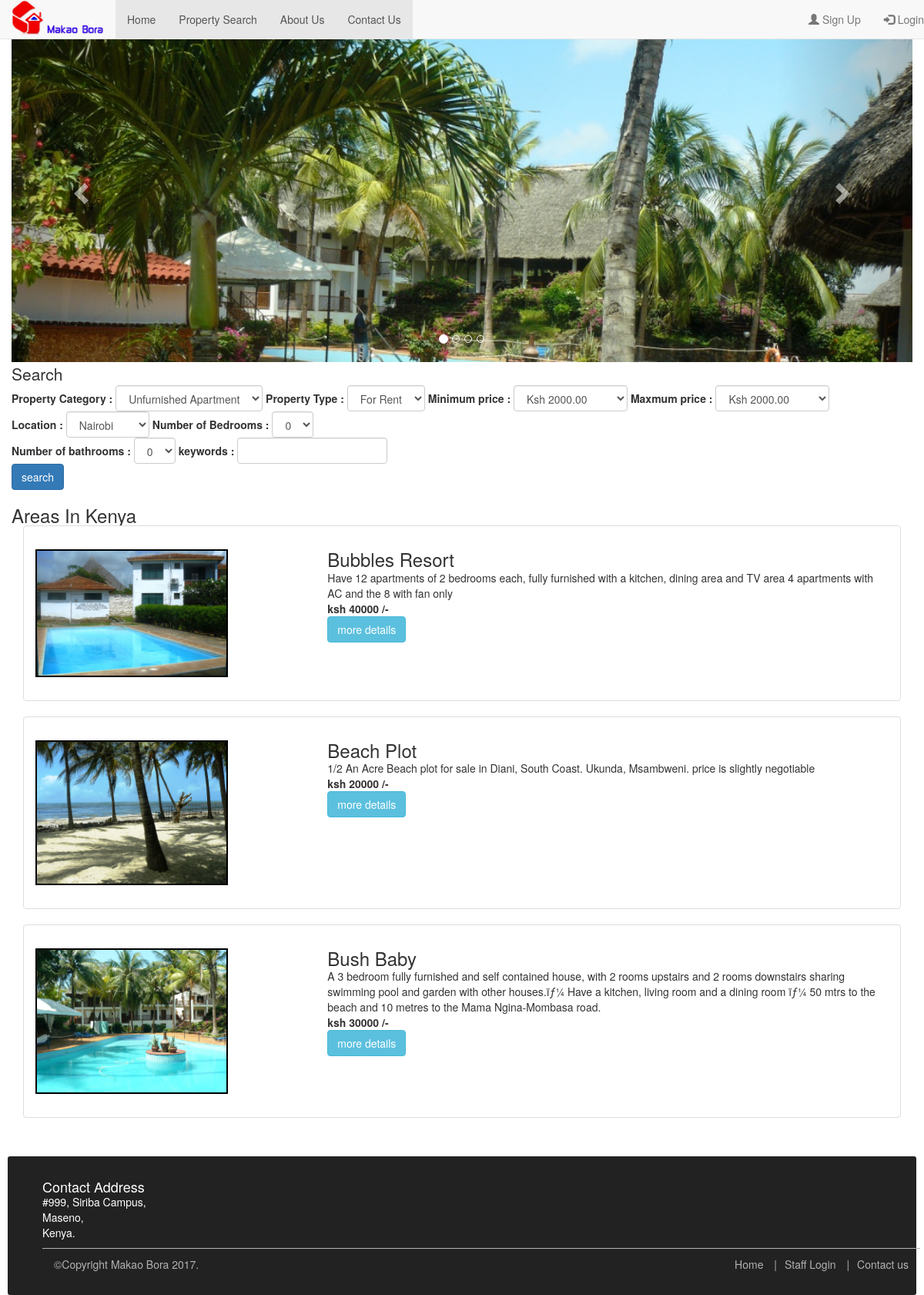
The page / on the database its author committed.
### tables this page shows
CREATE TABLE `property` (
  `property_id` int(11) NOT NULL,
  `property_cat` int(100) NOT NULL,
  `property_type` int(100) NOT NULL,
  `property_title` text NOT NULL,
  `property_owner` varchar(255) NOT NULL,
  `property_image` text NOT NULL,
  `property_price` int(100) DEFAULT NULL,
  `property_desc` text NOT NULL,
  `bed` int(100) DEFAULT NULL,
  `bath` int(100) DEFAULT NULL,
  `property_loc` int(100) NOT NULL,
  `property_keywords` text NOT NULL,
  `property_status` tinyint(4) NOT NULL DEFAULT '0'
);

### function/function.php (the view, shortened to what this page needs)
<?php
$con = mysqli_connect("localhost","root","","makao");
function getProperty()
{
	global $con;
	$get_pro="select * from property order by RAND() LIMIT 0,6";
	$run_pro=mysqli_query($con, $get_pro);
	while ($row_pro=mysqli_fetch_array($run_pro))
	{
		$pro_id=$row_pro['property_id'];
					$pro_title=$row_pro['property_title'];
					$pro_image=$row_pro['property_image'];
					$pro_price=$row_pro['property_price'];
					$pro_desc=$row_pro['property_desc'];
		echo "
		<ul class='list-group'>
			<li class='list-group-item'>
		<br>
			<div class='row'>
				<div class='col-md-4 col-sm-4'>
					<img src='admin/property_images/$pro_image' height=250 width=250 style='border:2px solid black;' class='img-responsive'>
				</div>
				<div class='col-md-8 col-sm-8'>
					<h3>$pro_title</h3>
					<p>$pro_desc</p>
					<p><b> ksh $pro_price /-</b></p>
					<a href='details.php?pro_id=$pro_id'style='float:left;'><button type='button' class='btn btn-info'>more details</button></a>
				</div>
			</div>
			<br>
			</li>
		</ul>
		";
	}
}
 function getCats()
 {
	 $get_cats="select * from categories";
						$run_cats=mysqli_query($con, $get_cats);
						while($row_cats = mysqli_fetch_array($run_cats)){
							$cat_id=$row_cats['cat_id'];
							$cat_title=$row_cats['cat_title'];
							echo "<option value='$cat_id'>$cat_title</option>";
						}
 }
 function getTypes()
 {
	 $get_types="select * from types";
				$run_types=mysqli_query($con, $get_types);
				while($row_types = mysqli_fetch_array($run_types)){
					$type_id=$row_types['type_id'];
					$type_title=$row_types['type_title'];
					echo "<option value='$type_id'>$type_title</option>";
				}
 }
 function getLocation()
 {
	 $get_location="select * from location";
				$run_location=mysqli_query($con, $get_location);
				while($row_location = mysqli_fetch_array($run_location)){
					$location_id=$row_location['location_id'];
					$location_title=$row_location['location_title'];
					echo "<option value='$location_id'>$location_title</option>";
				}
 }
 function getBeds()
 {
	 $get_bed="select * from beds";
				$run_bed=mysqli_query($con, $get_bed);
				while($row_bed = mysqli_fetch_array($run_bed)){
					$bed_id=$row_bed['bed_id'];
					$no_of_beds=$row_bed['no of beds'];
					echo "<option value='$bed_id'>$no_of_beds</option>";
				}
 }
 function getBaths()
 {
	 $get_bath="select * from baths";
				$run_bath=mysqli_query($con, $get_bath);
				while($row_bath = mysqli_fetch_array($run_bath)){
					$baths_id=$row_bath['baths_id'];
					$no_of_baths=$row_bath['no_of_baths'];
					echo "<option value='$baths_id'>$no_of_baths</option>";
				}
 }
 function getPrice()
 {
	 $get_prices="select * from prices";
				$run_prices=mysqli_query($con, $get_prices);
				while($row_prices = mysqli_fetch_array($run_prices)){
					$prices=$row_prices['prices'];
					echo "<option value='$prices'>Ksh $prices.00</option>";
				}
 }
?>

### index.php (shortened to what this page needs)
<?php
include ("function/function.php");
?>
<!DOCTYPE html>
<html lang="en">
  <head>
    <link href="bootstrap/css/bootstrap.min.css" rel="stylesheet">
	<link rel="stylesheet" href="style/style.css" media="all">
  </head>
  <body>
	<div class="container-fluid">
		<div class="row">
				<nav class="navbar navbar-default navbar-fixed-top">
					<div class="navbar-header">
						<a class="navbar-brand" href="#"><img src="images/logo4.png" style="max-width:120px; margin-top:-15px; " ></a>
					</div>
					<div class="collapse navbar-collapse" id="myNavbar">
							<ul class="nav navbar-nav">
								<li class="active"><a href="index.php">Home</a></li>
								<li class="active"><a href="#">Property Search</a></li>
								<li class="active"><a href="#">About Us</a></li>
								<li class="active"><a href="contact_us.php">Contact Us</a></li>
							</ul>
							<ul class="nav navbar-nav navbar-right">
								<li><a href="sign_up.php"><span class="glyphicon glyphicon-user"></span> Sign Up</a></li>
								<li><a href="login.php"><span class="glyphicon glyphicon-log-in"></span> Login</a></li>
							</ul>
					</div>
				</nav>
		</div>
	</div>
  <div class="container-fluid slider" >
  <div id="myslider" class="carousel slide"  style="width:100%; height:450px;background:none;overflow:scroll; margin-top: 20px">
	<ol class="carousel-indicators" >
		<li data-target="#myslider" data-slide-to="0" class="active"></li>
		<li data-target="#myslider" data-slide-to="1"></li>
		<li data-target="#myslider" data-slide-to="2"></li>
		<li data-target="#myslider" data-slide-to="3"></li>
	</ol>
	<div class="carousel-inner" >
		 <div class="item active">
			<img src="images/slider1.jpg" width="100%" height=250  class="img-responsive" >
		 </div>
	</div>
	<a class="carousel-control left" href="#myslider" data-slide="prev">
	<span class="glyphicon glyphicon-chevron-left"></span>
	</a>
	<a class="carousel-control right" href="#myslider"  data-slide="next">
	<span class="glyphicon glyphicon-chevron-right"></span>
	</a>
  </div>
  </div>
   <div class="container" >
	<div class="row">
		<form class="form-inline" action="<?php echo $_SERVER['PHP_SELF']; ?>" method="post">
			<fieldset>
			<legend>Search</legend>
				<div class="form-group">
					<label class="control-label">Property Category :</label>
					<select class="form-control" name="property_cat" required >
						<?php getCats(); ?>
					</select>
				</div>
				<div class="form-group">
					<label class="control-label">Property Type :</label>
					<select class="form-control" name="property_type" required >
						<?php getTypes(); ?>
					</select>
				</div>
				<div class="form-group">
					<label class="control-label">Minimum price :</label>
					<select class="form-control" name="min_price" required >
						<?php getPrice(); ?>
					</select>
				</div>
				<div class="form-group">
					<label class="control-label">Maxmum price :</label>
					<select class="form-control" name="max_price" required >
						<?php getPrice(); ?>
					</select>
				</div>
				<div class="form-group">
					<label class="control-label">Location :</label>
					<select class="form-control" name="property_loc" required >
						<?php getLocation(); ?>
					</select>
				</div>
				<div class="form-group">
					<label class="control-label">Number of Bedrooms :</label>
					<select class="form-control" name="bed" required >
						<?php getBeds(); ?>
					</select>
				</div>
				<br>
				<div class="form-group">
					<label class="control-label">Number of bathrooms :</label>
					<select class="form-control" name="bath" required >
						<?php getBaths(); ?>
					</select>
				</div>
				<div class="form-group">
					<label class="control-label">keywords :</label>
					<input type="input" class="form-control" name="property_keywords" required>
				</div>
				<br>
				<div class="form-group">
					<input type="submit" name="search" class="btn btn-primary" value="search">
				</div>
			</fieldset>
		</form>
	</div>
   </div>
	<div class="container">
	<br>
		<div class="row">
	<h3>Areas In Kenya </h3>
	</div>
	<?php getProperty();?>
	</div>
	 <footer class="site-footer">
		<div class="container">
			<div class="row">
				<div class="col-md-5">
				<h4>Contact Address </h4>
					<address>
						#999, Siriba Campus,<br>
						Maseno,<br>
						Kenya.
					</address>
				</div>
		</div>
		<div class="bottom-footer">
			<div class="col-md-5">&copy;Copyright Makao Bora 2017.</div>
			<div class="col-md-7">
				<ul class="footer-nav">
					<li><a href="index.php">Home</a></li>
					<li><a href="staff_login.php">Staff Login</a></li>
					<li><a href="contact_us.php">Contact us</a></li>
				</ul>
			</div>
			</div>
		</div>
	 </footer>
  </body>
</html>

### style/style.css (style rules this page uses)
html, body, div, span, applet, object, iframe, h1, h2, h3, h4, h5, h6, p, blockquote, pre, a, abbr, acronym, address, big, cite, code, del, dfn, em, img, ins, kbd, q, s, samp, small, strike, strong, sub, sup, tt, var, b, u, i, center, dl, dt, dd, ol, ul, li, fieldset, form, label, legend, table, caption, tbody, tfoot, thead, tr, th, td, article, aside, canvas, details, embed, figure, figcaption, footer, header, hgroup, menu, nav, output, ruby, section, summary, time, mark, audio, video { margin: 0; padding: 0; border: 0; vertical-align: baseline; }
article, aside, details, figcaption, figure, footer, header, hgroup, menu, nav, section { display: block; }
.slider #myslider { height:200; }
.site-footer { background-color:#222; color:#fff; margin-left:10px; margin-right:10px; border-radius:3px; margin-top:30px; padding:30px; }
.bottom-footer { border-top:1px solid #b2b2b2; margin-top:10px; padding-top:10px; color:#b2b2b2; }
.footer-nav { text-align:right; list-style:none; }
.footer-nav li { display:inline; }
.footer-nav li:not(:first-child):before { content:'|'; padding:0px 10px; }
.footer-nav a { color:#b2b2b2; }

### rows shown on the page
property: property_image (picture), property_title "Bubbles Resort", property_desc "Have 12 apartments of 2 bedrooms each, fully furnished with a kitchen, dining area and TV area 4 apartments with AC and the 8 with fan only", property_price "40000"
property: property_image (picture), property_title "Beach Plot", property_desc "1/2 An Acre Beach plot for sale in Diani, South Coast. Ukunda, Msambweni. price is slightly negotiable", property_price "20000"
property: property_image (picture), property_title "Bush Baby", property_desc "A 3 bedroom fully furnished and self contained house, with 2 rooms upstairs and 2 rooms downstairs sharing swimming pool and garden with other houses.ïƒ¼ Have a kitchen, living room and a dining room ïƒ¼ 50 mtrs to the beach and 10 metres to the Mama Ngina-Mombasa road.", property_price "30000"

### other values the page prints
form field property_cat "Unfurnished Apartment"
form field property_type "For Rent"
form field property_loc "Nairobi"
form field bed "0"
form field bath "0"
